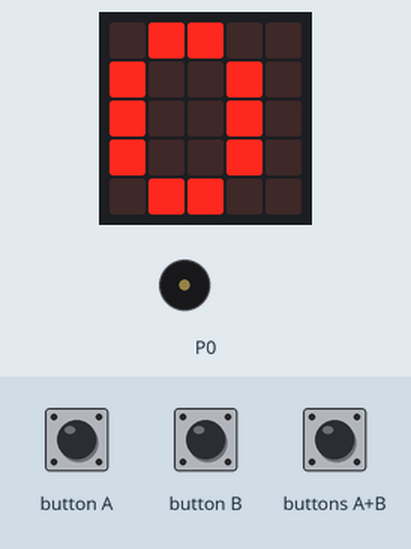
The program below on a simulated BBC micro:bit (MakeCode). Parts: the board's 5×5 LED display, buzzer (waves = sounding). The inputs (shaded band) are chosen by the test bench.

Above: at 1.9 s.
2.0 s: button A pressed for 0.15 s
At 3.0 s:
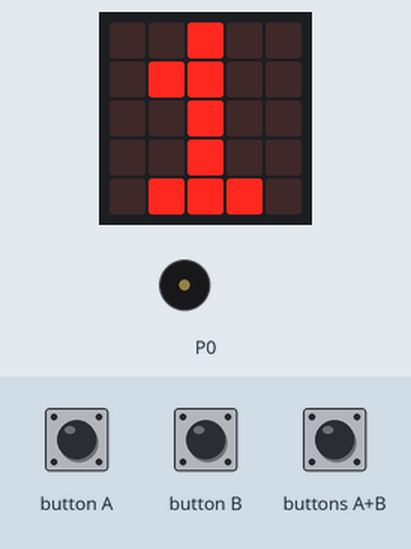
3.7 s: button A pressed for 0.15 s
At 4.3 s:
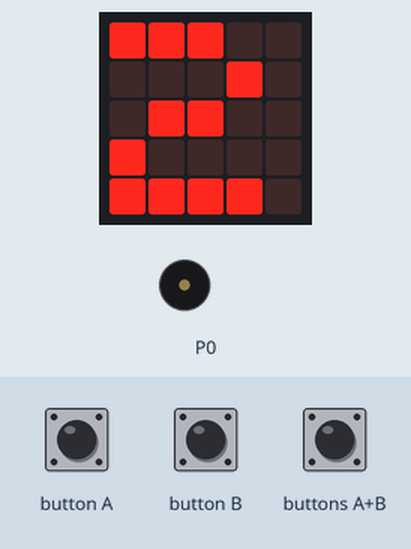
5.4 s: button B pressed for 0.15 s
At 5.61 s:
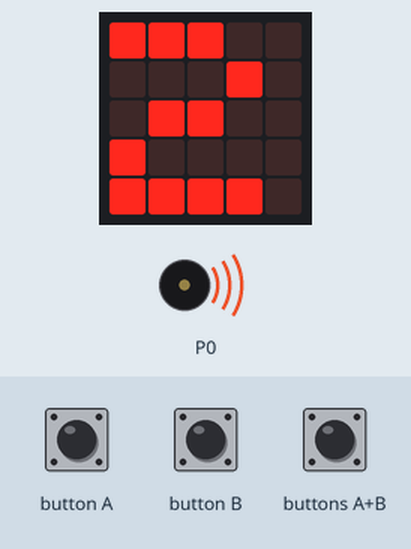
Timing chart, 0 to 8.4 s (numbered marks = the images above; inputs shaded):
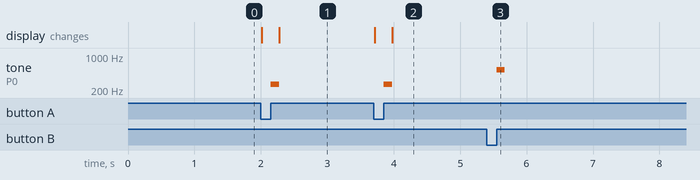

The program:

main.ts
```typescript
//  A버튼을 누를 때 마다 사람수가 1명씩 증가하며 화면에는 일의 자리만 보여줌. 전체 사람수은 B버튼을 누르면 됨.
input.onButtonPressed(Button.A, function on_button_pressed_a() {

    music.play(music.tonePlayable(262, music.beat(BeatFraction.Quarter)), music.PlaybackMode.UntilDone)
    cnt += 1
    basic.showNumber(cnt % 10)
})
//  B버튼은 전체 사람수
input.onButtonPressed(Button.AB, function on_button_pressed_ab() {

    cnt = 0
    basic.showNumber(cnt)
})
//  B버튼은 전체 사람수
input.onButtonPressed(Button.B, function on_button_pressed_b() {
    music.play(music.tonePlayable(523, music.beat(BeatFraction.Quarter)), music.PlaybackMode.UntilDone)
    basic.clearScreen()
    basic.showNumber(cnt)
})
let cnt = 0
cnt = 0
basic.showNumber(cnt)
//  [LED]..[더보기]의 <애니메이션 정지>를 넣으면 A버튼을 누를 때 빨리 넘길 수 있음. 조건문을 상용하지 않으면 B버튼을 눌렀을 때 숫자가 잠시 나오다가 사라지게 됨.
basic.forever(function on_forever() {
    if (input.buttonIsPressed(Button.A)) {
        led.stopAnimation()
    }

})
```

test.ts
```typescript
// 테스트는 여기로 이동합니다; 이 패키지가 확장으로 사용될 때 컴파일되지 않을 것 입니다.
```

Measured:
- after the input at 2.0 s, tone on P0: silent → 262 Hz after 0.15 s, → silent 0.12 s later; the display: first changes at once (image 1 shows a later state)
- after the input at 3.7 s, tone on P0: silent → 262 Hz after 0.15 s, → silent 0.12 s later; the display: first changes at once (image 2 shows a later state)
- after the input at 5.4 s, tone on P0: silent → 523 Hz after 0.15 s, → silent 0.12 s later
